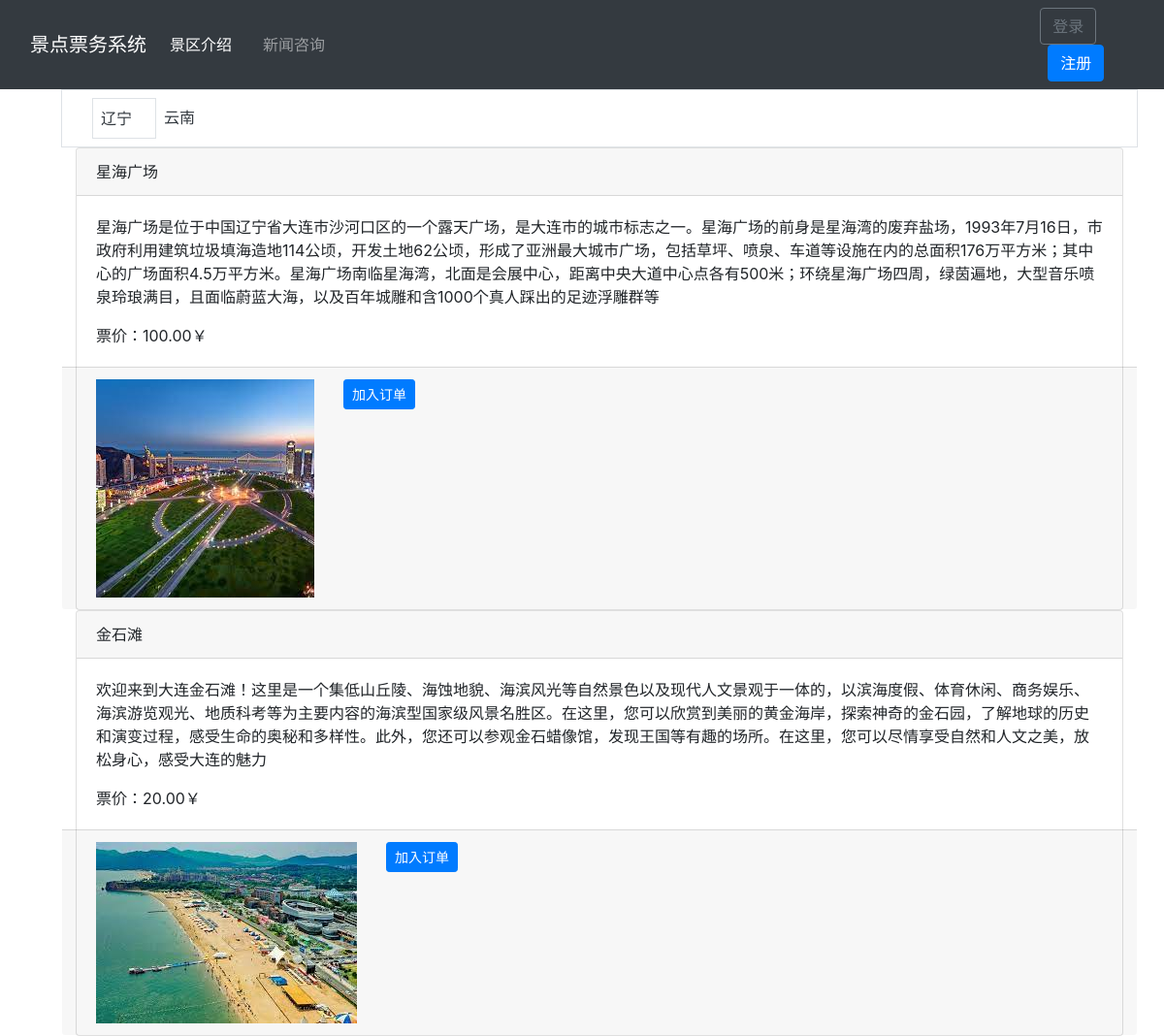
The page / on the database its author committed.
### introduction/models.py (models this page shows, shortened)
class Province(models.Model):
    name = models.CharField(max_length=20)

class ScenicSpot(models.Model):
    name = models.CharField(max_length=100)
    description = models.TextField()
    ticket_price = models.DecimalField(max_digits=10, decimal_places=2)
    image = models.ImageField(upload_to="scenic_spots/")
    province = models.ForeignKey(Province, related_name="scenic_spots", on_delete=models.CASCADE)

### introduction/views.py (the view)
# urls.py: 2. Add a URL to urlpatterns:  path('', views.home, name='home')
def home(request):
    province = Province.objects.first()
    if not province:
        return render(request, "error.html", {"error_message": "Province not found."})
    scenic_spots = province.scenic_spots.all()
    return render(
        request,
        "scenic_spots.html",
        {
            "provinces": Province.objects.all(),
            "scenic_spots": scenic_spots,
            "cur_province": province,
        },
    )

### templates/scenic_spots.html (shortened to what this page needs)
{% extends "introduction_base.html" %}
{% load static %}
{% block introduction_content %}
<div class="container">
    {% for spot in scenic_spots %}
    <div class="card">
        <div class="card-header">
            {{ spot.name }}
        </div>
        <div class="card-body">
            <p class="card-text">{{ spot.description }}</p>
            <p class="card-text">票价：{{ spot.ticket_price }}￥</p>
        </div>
        <div class="card-footer row">
            <div class="col-auto">
                <img src="{{ spot.image.url }}" alt="{{ spot.name }}" class="img-fluid">
            </div>
            <div class="col-auto">
                <a href="#" class="btn btn-primary btn-sm add-to-order"
                    data-spot-id="{{ spot.pk }}"
                    data-original-url="{{ request.get_full_path }}"
                    data-add-ticket-url="{% url 'add_ticket_to_order' spot.pk %}">加入订单</a>
            </div>
        </div>
    </div>
    {% endfor %}
</div>
{% endblock %}

### templates/introduction_base.html (shortened to what this page needs)
{% extends "base.html" %}
{% load static %}
{% block content %}
<div class="container ml-5 mr-auto">
    <nav class="navbar navbar-expand-lg navbar-dark bg-white border">
      <div class="container">
        <ul class="navbar-nav mr-auto">
          {% for province in provinces %}
          <li class="nav-item {% if province == cur_province %}border{% endif %}">
            <a class="nav-link mr-3 text-dark" href="{% url 'province_spots' province.name %}"> {{ province.name }} </a>
          </li>
          {% endfor %}
        </ul>
      </div>
    </nav>
 <div>
{% block introduction_content %}
{% endblock %}
{% endblock %}

### rows shown on the page
Province: name "辽宁"
Province: name "云南"
ScenicSpot: name "星海广场", description "星海广场是位于中国辽宁省大连市沙河口区的一个露天广场，是大连市的城市标志之一。星海广场的前身是星海湾的废弃盐场，1993年7月16日，市政府利用建筑垃圾填海造地114公顷，开发土地62公顷，形成了亚洲最大城市广场，包括草坪、喷泉、车道等设施在内的总面积176万平方米；其中心的广场面积4.5万平方米。星海广场南临星海湾，北面是会展中心，距离中央大道中心点各有500米；环绕星海广场四周，绿茵遍地，大型音乐喷泉玲琅满目，且面临蔚蓝大海，以及百年城雕和含1000个真人踩出的足迹浮雕群等", ticket_price "100.00", image (picture)
ScenicSpot: name "金石滩", description "欢迎来到大连金石滩！这里是一个集低山丘陵、海蚀地貌、海滨风光等自然景色以及现代人文景观于一体的，以滨海度假、体育休闲、商务娱乐、海滨游览观光、地质科考等为主要内容的海滨型国家级风景名胜区。在这里，您可以欣赏到美丽的黄金海岸，探索神奇的金石园，了解地球的历史和演变过程，感受生命的奥秘和多样性。此外，您还可以参观金石蜡像馆，发现王国等有趣的场所。在这里，您可以尽情享受自然和人文之美，放松身心，感受大连的魅力", ticket_price "20.00", image (picture)
